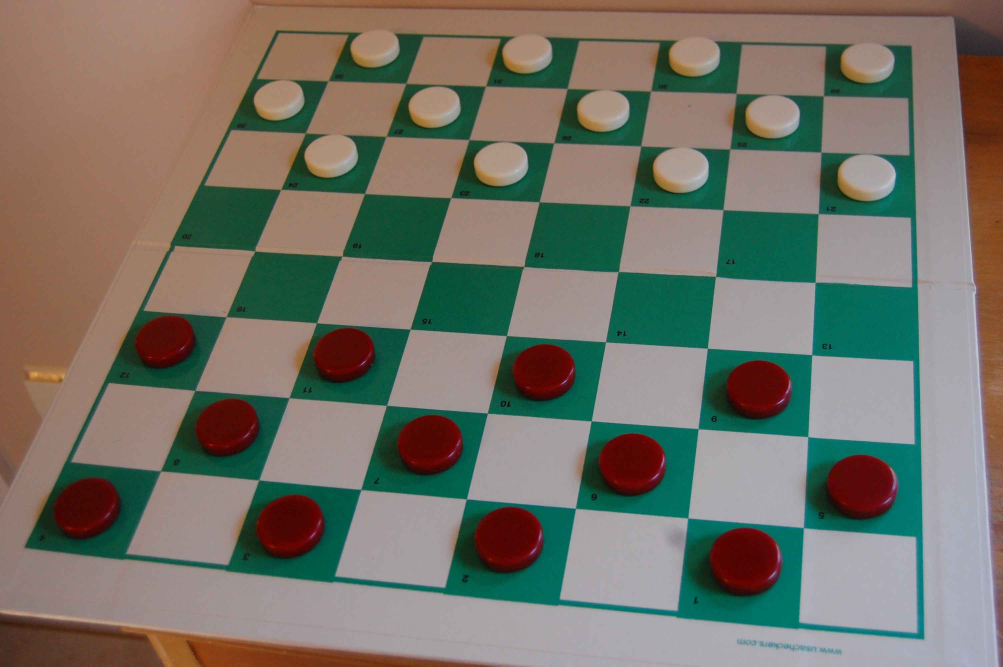
#> input picture cv/cv/img/1.jpg, 3008 x 2000 px, given in place of the camera (shown at 1/3 size)
$ python calibrate.py
#> lines starting #> are read from the running program, lines starting #| are printed output that depends on the picture; after the words box and inside, x2 and y2 are one past the last pixel; in counts of white or black regions, pixels touching at a corner belong together
### cv/Camera.py
import cv2

class Camera:

	def __init__(self, id):
		self.cap = cv2.VideoCapture(id)

		fourcc = cv2.VideoWriter_fourcc('M','J','P','G')
		self.cap.set(cv2.CAP_PROP_FOURCC, fourcc)

		# Calibration has to be 1080p, doesnt work with 4K
		self.cap.set(cv2.CAP_PROP_FRAME_WIDTH, 1920)
		self.cap.set(cv2.CAP_PROP_FRAME_HEIGHT, 1080)

	def takePicture(self):
		ret, frame = self.cap.read() # return a single frame in variable `frame`

		crop_x1 = int(190 * 3)
		crop_x2 = int(440 * 3)
		crop_y1 = int(15 * 3)
		crop_y2 = int(270 * 3)

		crop = frame[crop_y1:crop_y2, crop_x1:crop_x2]

		return crop

### cv/board_Recognition.py
import math
import cv2
import numpy as np
import imutils
from Line import Line
from Square import Square
from Board import Board

debug = True


class board_Recognition:
	'''
	This class handles the initialization of the board. It analyzes
	the empty board finding its border, lines, corners, squares...
	'''


	def __init__(self, camera):

		self.cam = camera

	def initialize_Board(self):

		corners = []

		boardSize = 8

		# retake picture until board is initialized properly
		while len(corners) != ((boardSize + 1) * (boardSize + 1)):

			img = self.cam.takePicture()

			# Binarize the photo
			adaptiveThresh,img = self.clean_Image(img)

			# Black out all pixels outside the border of the chessboard
			mask = self.initialize_mask(adaptiveThresh,img)

			# Find edges
			edges,colorEdges = self.findEdges(img)

			# Find lines
			horizontal, vertical = self.findLines(edges,colorEdges)

			# Find corners
			corners = self.findCorners(horizontal, vertical, colorEdges)
			print(len(corners))
#> this loop made 31 passes
#| 62
#| 62
#| 62
#| 62
#| 62
#| 62
#| 62
#| 62
#> (further printed lines are left out)
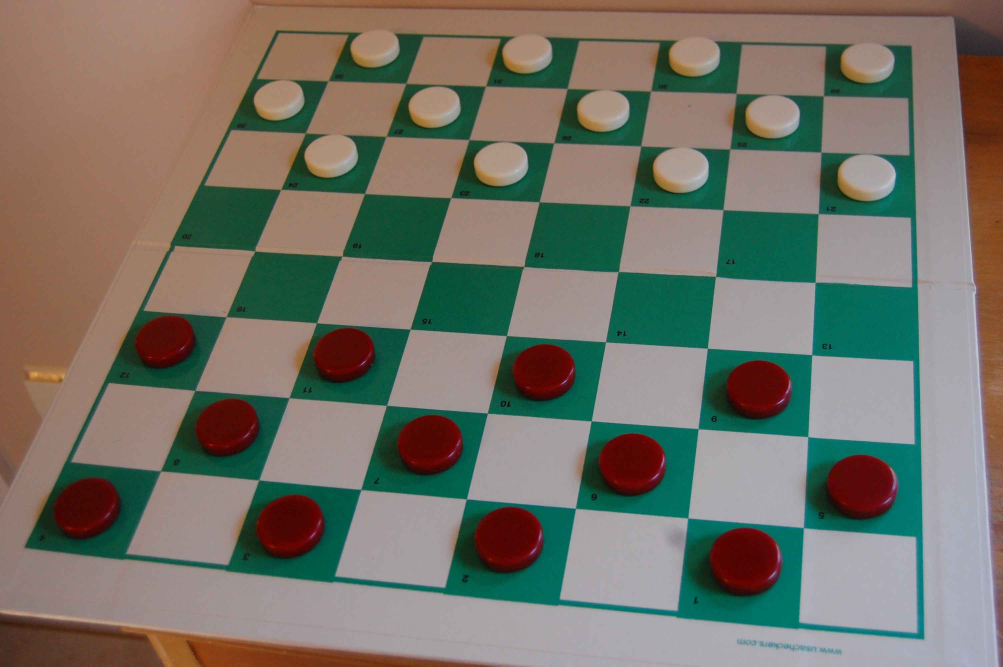
#> input picture cv/cv/img/1.jpg, 3008 x 2000 px, given in place of the camera (shown at 1/3 size)
#> pass 1, in takePicture, `crop = frame[crop_y1:crop_y2, crop_x1:crop_x2]`:
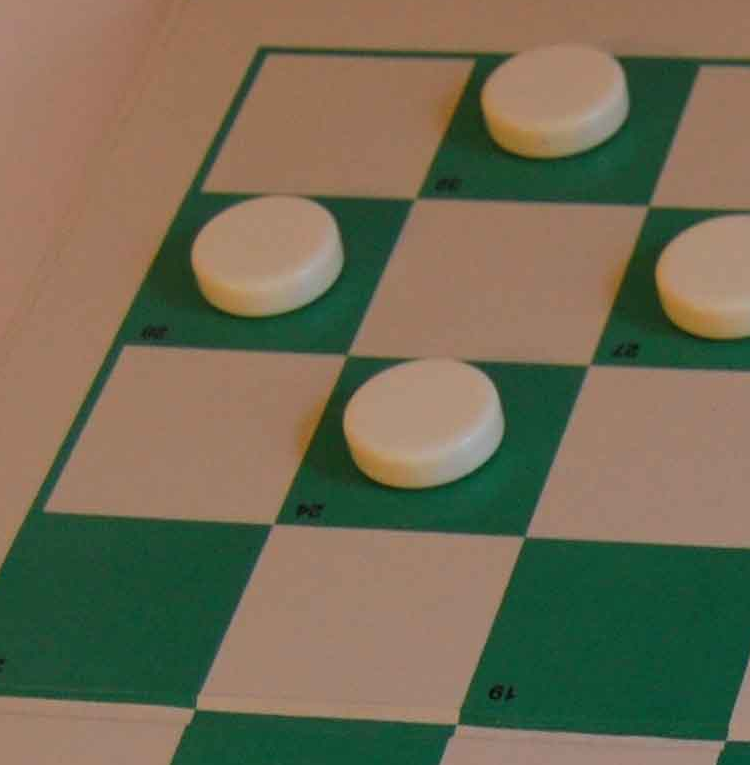
#> crop: shape (765, 750, 3); mean B, G, R 83.7, 107.6, 113.5
#> pass 1, in clean_Image, `gray = cv2.cvtColor(img, cv2.COLOR_RGB2GRAY)`:
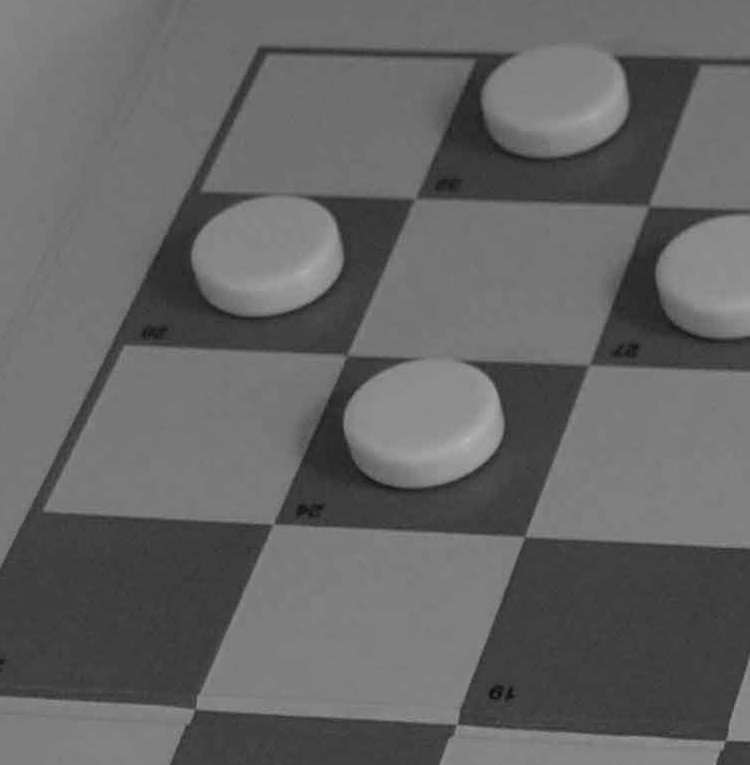
#> gray: shape (765, 750); min 10, max 187, mean 101.1
#> pass 1, in clean_Image, `adaptiveThresh = cv2.adaptiveThreshold(gray, 255, cv2.ADAPTIVE_THRESH_..`:
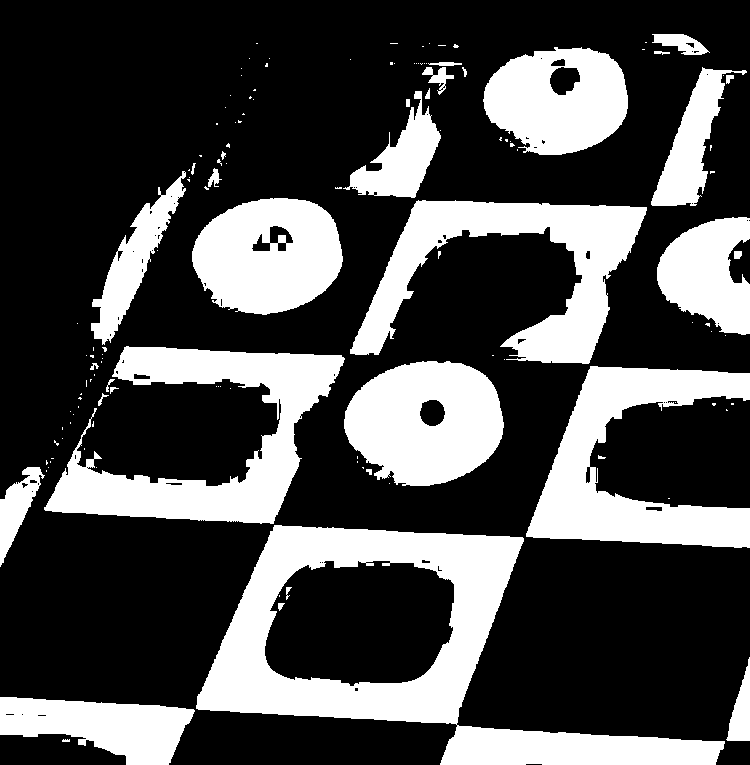
#> adaptiveThresh: shape (765, 750); 29.6% white; 134 white regions (99 under 20 px), largest, box (x1, y1, x2, y2) and area: (196, 525, 725, 765) 37674, (44, 346, 345, 524) 20626, (350, 200, 647, 364) 18587
#> pass 1, in clean_Image, `cv2.imshow("Adaptive Thresholding", cv2.resize(adaptiveThresh, (640, 3..`:
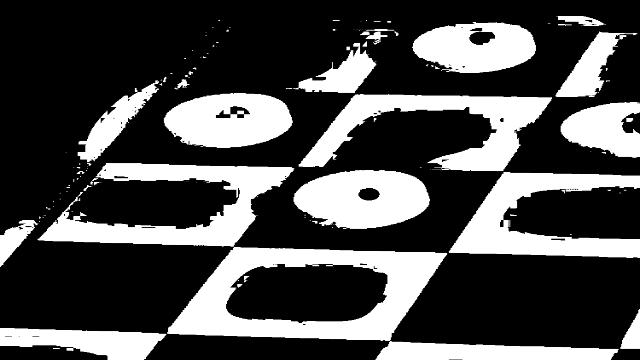
#> window 'Adaptive Thresholding': shape (360, 640); min 0, max 255, mean 75.4
#> after the loop:
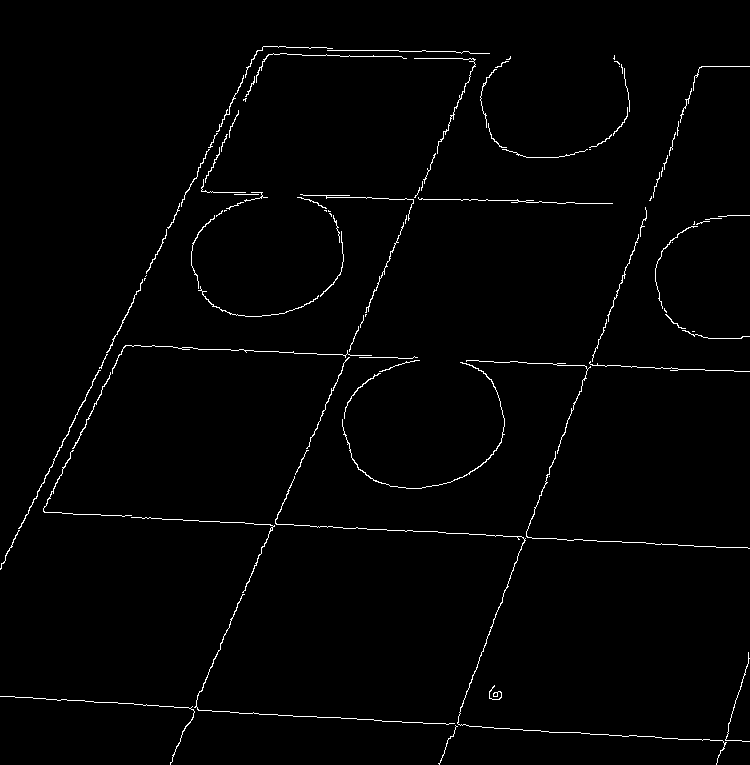
#> edges: shape (765, 750); 1.4% white in thin lines or dots

		# print(len(corners))

		# Find squares
		squares = self.findSquares(corners, img)

		# create Board
		board = Board(squares)

		return board

	def clean_Image(self,image):
		'''
		Resizes and converts the photo to black and white for simpler analysis
		'''
		# resize image
		# img = imutils.resize(image, width=400, height = 400)
		img = image

		# Convert to grayscale
		gray = cv2.cvtColor(img, cv2.COLOR_RGB2GRAY)
		# return gray,img

		# Setting all pixels above the threshold value to white and those below to black
		# Adaptive thresholding is used to combat differences of illumination in the picture
		adaptiveThresh = cv2.adaptiveThreshold(gray, 255, cv2.ADAPTIVE_THRESH_GAUSSIAN_C, cv2.THRESH_BINARY, 251, -10)
		if debug:
			# Show thresholded image
			cv2.imshow("Adaptive Thresholding", cv2.resize(adaptiveThresh, (640, 360)))
			cv2.waitKey(0)
			cv2.destroyAllWindows()

		return adaptiveThresh,img

	def initialize_mask(self, adaptiveThresh,img):
		'''
		Finds border of chessboard and blacks out all unneeded pixels
		'''

		# Find contours (closed polygons)
		contours, hierarchy = cv2.findContours(adaptiveThresh, cv2.RETR_TREE, cv2.CHAIN_APPROX_SIMPLE)

		# Create copy of original image
		imgContours = img.copy()

		for c in range(len(contours)):
			# Area
			area = cv2.contourArea(contours[c])
			# Perimenter
			perimeter = cv2.arcLength(contours[c], True)
				# Filtering the chessboard edge / Error handling as some contours are so small so as to give zero division
				#For test values are 70-40, for Board values are 80 - 75 - will need to recalibrate if change
				#the largest square is always the largest ratio
			if c ==0:
				Lratio = 0
			if perimeter > 0:
				ratio = area / perimeter
				if ratio > Lratio:
					largest=contours[c]
					Lratio = ratio
					Lperimeter=perimeter
					Larea = area
			else:
					pass

		# Draw contours
		cv2.drawContours(imgContours, [largest], -1, (0,0,0), 1)
		if debug:
			# Show image with contours drawn
			cv2.imshow("Contours", cv2.resize(imgContours, (640, 360)))
			cv2.waitKey(0)
			cv2.destroyAllWindows()

		# Epsilon parameter needed to fit contour to polygon
		epsilon = 0.1 * Lperimeter
		# Approximates a polygon from chessboard edge
		chessboardEdge = cv2.approxPolyDP(largest, epsilon, True)

		# Create new all black image
		mask = np.zeros((img.shape[0], img.shape[1]), 'uint8')*125
		# Copy the chessboard edges as a filled white polygon size of chessboard edge
		cv2.fillConvexPoly(mask, chessboardEdge, 255, 1)
		# Assign all pixels that are white (i.e the polygon, i.e. the chessboard)
		extracted = np.zeros_like(img)
		extracted[mask == 255] = img[mask == 255]
		# remove strip around edge
		extracted[np.where((extracted == [125, 125, 125]).all(axis=2))] = [0, 0, 20]

		if debug:
			# Show image with mask drawn
			cv2.imshow("mask", cv2.resize(extracted, (640, 360)))
			cv2.waitKey(0)
			cv2.destroyAllWindows()
		return extracted

	def findEdges(self, image):
		'''
		Finds edges in the image. Edges later used to find lines and so on
		'''

		# Find edges
		edges = cv2.Canny(image, 100, 200, None, 3)
		if debug:
			#Show image with edges drawn
			cv2.imshow("Canny", cv2.resize(edges, (640, 360)))
			cv2.waitKey(0)
			cv2.destroyAllWindows()

		# Convert edges image to grayscale
		colorEdges = cv2.cvtColor(edges,cv2.COLOR_GRAY2BGR)

		return edges,colorEdges

	def findLines (self, edges, colorEdges):
		'''
		Finds the lines in the photo and sorts into vertical and horizontal
		'''

		# Infer lines based on edges
		lines = cv2.HoughLinesP(edges, 1,  np.pi / 180, 20,np.array([]), 100, 80)

		# Draw lines
		a,b,c = lines.shape
		for i in range(a):
			cv2.line(colorEdges, (lines[i][0][0], lines[i][0][1]), (lines[i][0][2], lines[i][0][3]), (0,255,0),2,cv2.LINE_AA)

		if  debug:
			# Show image with lines drawn
			cv2.imshow("Lines", cv2.resize(colorEdges, (640, 360)))
			cv2.waitKey(0)
			cv2.destroyAllWindows()

		# Create line objects and sort them by orientation (horizontal or vertical)
		horizontal = []
		vertical = []
		for l in range(a):
			[[x1,y1,x2,y2]] = lines[l]
			newLine = Line(x1,x2,y1,y2)
			if newLine.orientation == 'horizontal':
				horizontal.append(newLine)
			else:
				vertical.append(newLine)

		return horizontal, vertical

	def findCorners (self, horizontal, vertical, colorEdges):
		'''
		Finds corners at intersection of horizontal and vertical lines.
		'''

		# Find corners (intersections of lines)
		corners = []
		for v in vertical:
			for h in horizontal:
				s1,s2 = v.find_intersection(h)
				corners.append([s1,s2])

		# remove duplicate corners
		dedupeCorners = []
		for c in corners:
			matchingFlag = False
			for d in dedupeCorners:
				if math.sqrt((d[0]-c[0])*(d[0]-c[0]) + (d[1]-c[1])*(d[1]-c[1])) < 20:
					matchingFlag = True
					break
			if not matchingFlag:
				dedupeCorners.append(c)

		for d in dedupeCorners:
			cv2.circle(colorEdges, (d[0],d[1]), 10, (0,0,255))


		if debug:
			#Show image with corners circled
			cv2.imshow("Corners", cv2.resize(colorEdges, (640, 360)))
			cv2.waitKey(0)
			cv2.destroyAllWindows()

		return dedupeCorners

	# [46 lines left out: function findSquares, not called in this run]

### cv/Line.py
import numpy as np

class Line:

	def __init__(self,x1,x2,y1,y2):
		'''
		Creates a Line object
		'''

		# Endpoints
		self.x1 = x1
		self.x2 = x2
		self.y1 = y1
		self.y2 = y2


		# Change in x and y
		self.dx = self.x2 - self.x1
		self.dy = self.y2 - self.y1

		# Orientation
		if abs(self.dx) > abs(self.dy):
			self.orientation = 'horizontal'
		else:
			self.orientation = 'vertical'


	def find_intersection(self,other):
		'''
		Finds intersection of this line and other. One line must be horizontal
		and the other must be vertical
		'''

		# Determinant for finding points of intersection
		x = ((self.x1*self.y2 - self.y1*self.x2)*(other.x1-other.x2) - (self.x1-self.x2)*(other.x1*other.y2 - other.y1*other.x2))/ ((self.x1-self.x2)*(other.y1-other.y2) - (self.y1-self.y2)*(other.x1-other.x2))
		y = ((self.x1*self.y2 - self.y1*self.x2)*(other.y1-other.y2) - (self.y1-self.y2)*(other.x1*other.y2 - other.y1*other.x2))/ ((self.x1-self.x2)*(other.y1-other.y2) - (self.y1-self.y2)*(other.x1-other.x2))
		x = int(x)
		y = int(y)

		return x,y

### cv/calibrate.py
import cv2
import numpy as np
import requests

from Camera import Camera
from board_Recognition import board_Recognition

server_host = 'http://localhost:3000/'

# Source: https://github.com/rjgoodloe/ESE205-CVChess
camera = Camera(0)
rec = board_Recognition(camera)
board = rec.initialize_Board()

data = {}
row = 0
col = 0
for square in board.squares:
    # print(str(square.c1) + ', ' + str(square.c2) + ', ' + str(square.c3) + ', ' + str(square.c4))
    data[str(row) + ',' + str(col)] = [square.c1, square.c2, square.c3, square.c4]

    row += 1

    if row > 7:
        row = 0
        col += 1

# sending post request and saving response as response object
r = requests.post(url = server_host + 'board-state/square-positions/', data = data)
